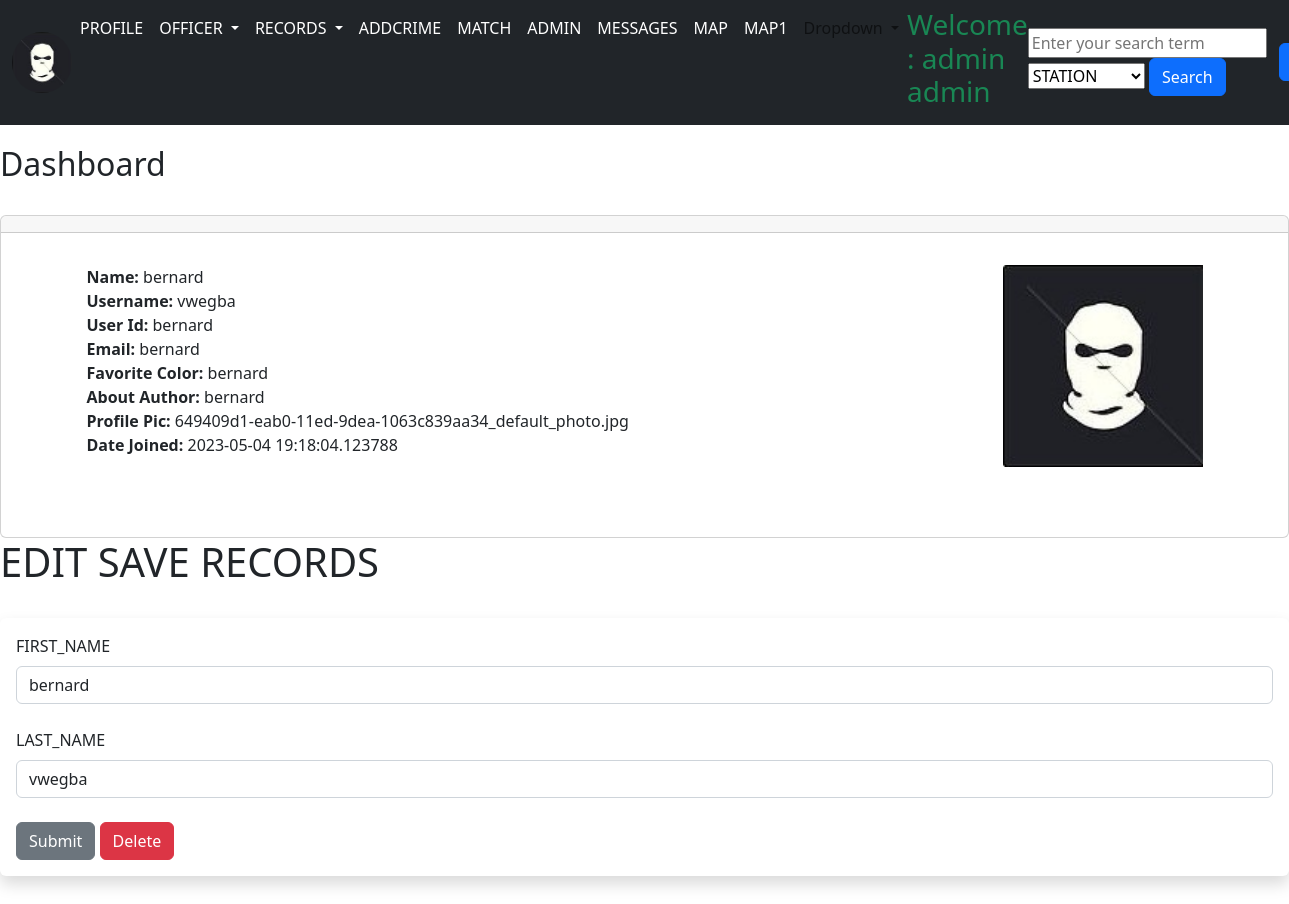
The app's page /edit_crime/1 (signed in) with its own data.
### models.py (models this page shows, shortened)
class User(db.Model, UserMixin):
    id = db.Column(db.Integer, primary_key=True)
    batchno = db.Column(db.String(20), unique=True, nullable=False)
    Phone_No = db.Column(db.String(21), nullable=True)
    Personal_email = db.Column(db.String(128), unique=True, nullable=False)
    first_name = db.Column(db.String(20), unique=False, nullable=False)
    last_name = db.Column(db.String(20), unique=False, nullable=False)
    rank = db.Column(db.String(20), unique=False, nullable=False)
    station = db.Column(db.String(120), db.ForeignKey('location.id'))
    profile_pic = db.Column(db.String(), nullable=True)
    dob = db.Column(db.DateTime, nullable=False)
    Supervisor_id = db.Column(
        db.String(128), nullable=False)
    active = db.Column(db.Boolean, default=False, nullable=False)
    gender = db.Column(db.String(20), unique=False, nullable=False)
    caught_by_user = db.relationship('Crimerecords', foreign_keys='Crimerecords.caught_by', backref='caught_by_id')
    messages_sent = db.relationship('Message', foreign_keys='Message.sender_id', backref='sender')
    messages_received = db.relationship('Message', foreign_keys='Message.recipient_id', backref='recipient')
    date_added = db.Column(db.DateTime, default=datetime.utcnow)
    password_hash = db.Column(db.String(128))

class Crimerecords(db.Model):
	id = db.Column(db.Integer, primary_key=True)
	first_name = db.Column(db.String(20), nullable=False, unique=False)
	last_name = db.Column(db.String(200), nullable=False)
	mother_name = db.Column(db.String(120), nullable=False, unique=False)
	motive = db.Column(db.String(64))
	nationality = db.Column(db.String(32))
	phone_No = db.Column(db.String(64))
	case_id = db.Column(db.String(10))
	medicals = db.Column(db.String(64))
	address = db.Column(db.String(128))
	crime_type = db.Column(db.String(120), nullable=False, unique=False)
	wanted = db.Column(db.String(120), nullable=False, unique=False)
	fingerprint = db.Column(db.String(120), nullable=False, unique=False)
	station = db.Column(db.String(120), db.ForeignKey('location.id'))
	caught_by = db.Column(db.String(120), db.ForeignKey('user.id'))
	gender = db.Column(db.String(120), nullable=False, unique=False)
	dob = db.Column(db.DateTime, nullable=False, unique=False)
	date_added = db.Column(db.DateTime, default=datetime.utcnow)
	profile_pic = db.Column(db.String(),nullable=True)
	profile_pic2 = db.Column(db.String(),nullable=True)

### app.py (the view)
@app.route('/edit_crime/<int:id>', methods=['GET', 'POST'])
@login_required
def edit_crime(id):
	form =CrimeForm()
	name_to_update = Crimerecords.query.get_or_404(id)
	if request.method == "POST":
		name_to_update.last_name = request.form['last_name']
		name_to_update.first_name = request.form['first_name']
		try:
			db.session.commit()
			flash("User Updated Successfully!")
			return render_template("edit_crime.html",
				form=form,
				name_to_update = name_to_update, id=id)
		except:
			flash("Error!  Looks like there was a problem...try again!")
			return render_template("edit_crime.html",
				form=form,
				name_to_update = name_to_update,
				id=id)
	else:
		return render_template("edit_crime.html",
				form=form,
				name_to_update = name_to_update,
				id = id)

### webforms.py
class CrimeForm(FlaskForm):
	first_name = StringField("FIRST_NAME", validators=[DataRequired()])
	last_name = StringField("LAST_NAME", validators=[DataRequired()])
	mother_name = StringField("MOTHER_NAME", validators=[DataRequired()])
	motive = StringField("MOTIVE", validators=[DataRequired()])
	nationality = StringField("NATIONALITY", validators=[DataRequired()])
	phone_no = IntegerField("PHONE_NUMBER", validators=[DataRequired()])
	case_id = StringField("CASE_ID", validators=[DataRequired()])
	medicals = StringField("MEDICAL", validators=[DataRequired()])
	address = StringField("ADDRESS", validators=[DataRequired()], widget=TextArea())
	wanted = RadioField("Wanted", choices=[('YES', 'YES'), ('NO', 'No')], validators=[DataRequired()])
	gender = RadioField("Gender", choices=[('MALE', 'Male'), ('FEMALE', 'Female')], validators=[DataRequired()])
	crime_type = SelectField("crime", choices=[('steal', 'steal'), ('fight', 'fight'), ('cry','cry')], validators=[DataRequired()])
	dob = DateField("dob", validators=[DataRequired()])
	profile_pic = FileField("Profile Pic")
	profile_pic2 = FileField("Profile Pic2")
	fingerprint = FileField("fingerprint")
	submit = SubmitField("Submit")

### app.py (called while the page is built)
@login_manager.user_loader
def load_user(user_id):
	return User.query.get(int(user_id))

### Templates/edit_crime.html (shortened to what this page needs)
{% extends 'base.html' %}
{% block content %}
<h2>Dashboard</h2>
<br/>
<div class="card">
<div class="card-header">
</div>
<div class="card-body">
<p class="card-text">
<div class="container">
<div class="row">
	<div class="col-8">
<strong>Name:</strong>
{{name_to_update.first_name }}<br/>
<strong>Username:</strong>
{{ name_to_update.last_name }}<br/>
<strong>User Id:</strong>
{{ name_to_update.first_name }}<br/>
<strong>Email:</strong>
{{ name_to_update.first_name }}<br/>
<strong>Favorite Color:</strong>
{{ name_to_update.first_name }}<br/>
<strong>About Author:</strong>
{{ name_to_update.first_name }}<br/>
<strong>Profile Pic:</strong>
{{ name_to_update.profile_pic }}<br/>
<strong>Date Joined:</strong>
{{ name_to_update.date_added }}<br/>
</p>
<br/><br/>
</div>
<div class="col-4">
	{% if name_to_update.profile_pic %}
	<img src="{{ url_for('static', filename='images/' + name_to_update.profile_pic)}}" width="200" align="right">
	{% else %}
	<img src="{{ url_for('static', filename='images/default_profile_pic.png')}}" width="200" align="right">
	{% endif %}
</div>
</div>
	<h1>EDIT SAVE RECORDS</h1>
	<br/>
<div class="shadow p-3 mb-5 bg-body rounded">
	<form action="/edit_crime/{{ name_to_update.id }}" method="POST" enctype="multipart/form-data">
		{{ form.first_name.label(class="form-label") }}
		{{ form.first_name(class="form-control", value=name_to_update.first_name) }}
		<br/>
		{{ form.last_name.label(class="form-label") }}
		{{ form.last_name(class="form-control", value=name_to_update.last_name) }}
		<br/>
		{{ form.submit(class="btn btn-secondary") }}
		<a href="{{ url_for('delete', id=id)}}" class="btn btn-danger">Delete</a>
	</form>
</div>
<br/><br/><br/>
{% endblock %}

### Templates/navbar.html (shortened to what this page needs)
<link href="../static/dist/css/bootstrap.min.css" rel="stylesheet">
<nav class="navbar navbar-expand-lg bg-dark">
  <link href="navbar.css" rel="stylesheet">
  <div class="container-fluid">
      {% if current_user.profile_pic %}
		<img src="{{ url_for('static', filename='images/' + current_user.profile_pic)}}" img class="img-profile rounded-circle" width="60x60">
		{% else %}
		<img src="{{ url_for('static', filename='images/default_photo.jpg')}}" img class="img-profile rounded-circle" width="60x60">
		{% endif %}
    <div class="collapse navbar-collapse" id="navbarSupportedContent">
      <ul class="navbar-nav me-auto mb-2 mb-lg-0">
        <li class="nav-item">
          <a class="nav-link px-2 text-white" aria-current="page" href="{{url_for('index')}}">PROFILE</a>
        </li>
        <li class="nav-item dropdown">
          <a class="nav-link dropdown-toggle text-white" href="" role="button" data-bs-toggle="dropdown" aria-expanded="false">
            OFFICER
          </a>
          <li class="nav-item dropdown">
            <a class="nav-link dropdown-toggle text-white" href="" role="button" data-bs-toggle="dropdown" aria-expanded="false">
              RECORDS
            </a>
        </li>
        <li class="nav-item">
          <a class="nav-link px-2 text-white" aria-current="page" href="{{url_for('addcrime')}}">ADDCRIME</a>
        </li>
         <li class="nav-item">
          <a class="nav-link px-2 text-white" aria-current="page" href="{{url_for('match')}}">MATCH</a>
        </li>
        {%if current_user.batchno == "admin"%}
        <li class="nav-item">
          <a class="nav-link px-2 text-white" aria-current="page" href="/admin">ADMIN</a>
        </li>
        {%endif%}
        <li class="nav-item">
          <a class="nav-link px-2 text-white" aria-current="page" href="/send_message">MESSAGES</a>
        </li>
        <li class="nav-item">
          <a class="nav-link px-2 text-white" aria-current="page" href="/map">MAP</a>
        </li>
        <li class="nav-item">
          <a class="nav-link px-2 text-white" aria-current="page" href="/map1">MAP1</a>
        </li>
        <li class="nav-item dropdown">
          <a class="nav-link dropdown-toggle" href="#" role="button" data-bs-toggle="dropdown" aria-expanded="false">
            Dropdown
          </a>
        </li>
        <li class="nav-item">
          <h3 class="text-success">Welcome : {{current_user.first_name }} {{current_user.last_name }}</h3>
        </li>
      </ul>
    </div>
    <form method="POST" action="{{ url_for('search') }}">
      <input type="text" name="search_term" placeholder="Enter your search term">
      <select name="filter_option">
        <option value="last_name">STATION</option>
      </select>
      <button type="submit" class="btn btn-primary">Search</button>
    </form>
  </div>
<a href="{{url_for('logout')}}" class="btn btn-primary btn-block">Logout</a>
</nav>

### static/css/navbar.css (style rules this page uses)
body { padding-bottom: 20px; }
.navbar { margin-bottom: 20px; }

### records on screen
User: first_name "admin", last_name "admin"
Crimerecords: first_name "bernard", last_name "vwegba", profile_pic "649409d1-eab0-11ed-9dea-1063c839aa34_default_photo.jpg", date_added "2023-05-04 19:18:04.123788", profile_pic (placeholder picture)
